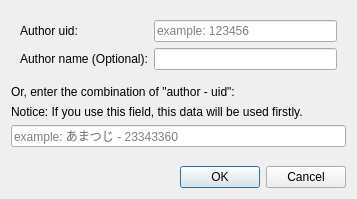
<?xml version="1.0" encoding="UTF-8"?>
<ui version="4.0">
 <class>Dialog</class>
 <widget class="QDialog" name="Dialog">
  <property name="enabled">
   <bool>true</bool>
  </property>
  <property name="geometry">
   <rect>
    <x>0</x>
    <y>0</y>
    <width>357</width>
    <height>199</height>
   </rect>
  </property>
  <property name="sizePolicy">
   <sizepolicy hsizetype="Preferred" vsizetype="Preferred">
    <horstretch>0</horstretch>
    <verstretch>0</verstretch>
   </sizepolicy>
  </property>
  <property name="maximumSize">
   <size>
    <width>357</width>
    <height>199</height>
   </size>
  </property>
  <property name="windowTitle">
   <string>Add an author</string>
  </property>
  <layout class="QVBoxLayout" name="verticalLayout">
   <item>
    <widget class="QWidget" name="" native="true">
     <property name="sizePolicy">
      <sizepolicy hsizetype="Preferred" vsizetype="Fixed">
       <horstretch>0</horstretch>
       <verstretch>0</verstretch>
      </sizepolicy>
     </property>
     <layout class="QFormLayout" name="formLayout">
      <item row="0" column="0">
       <widget class="QLabel" name="label">
        <property name="text">
         <string>Author uid:</string>
        </property>
       </widget>
      </item>
      <item row="0" column="1">
       <widget class="QLineEdit" name="uid">
        <property name="minimumSize">
         <size>
          <width>150</width>
          <height>0</height>
         </size>
        </property>
        <property name="placeholderText">
         <string>example: 123456</string>
        </property>
        <property name="clearButtonEnabled">
         <bool>true</bool>
        </property>
       </widget>
      </item>
      <item row="1" column="0">
       <widget class="QLabel" name="label_2">
        <property name="text">
         <string>Author name (Optional):</string>
        </property>
       </widget>
      </item>
      <item row="1" column="1">
       <widget class="QLineEdit" name="name">
        <property name="minimumSize">
         <size>
          <width>150</width>
          <height>0</height>
         </size>
        </property>
        <property name="clearButtonEnabled">
         <bool>true</bool>
        </property>
       </widget>
      </item>
     </layout>
    </widget>
   </item>
   <item>
    <widget class="QLabel" name="label_3">
     <property name="sizePolicy">
      <sizepolicy hsizetype="Preferred" vsizetype="Fixed">
       <horstretch>0</horstretch>
       <verstretch>0</verstretch>
      </sizepolicy>
     </property>
     <property name="text">
      <string>Or, enter the combination of &quot;author - uid&quot;:</string>
     </property>
    </widget>
   </item>
   <item>
    <layout class="QFormLayout" name="formLayout_2">
     <property name="fieldGrowthPolicy">
      <enum>QFormLayout::FieldGrowthPolicy::AllNonFixedFieldsGrow</enum>
     </property>
     <property name="rowWrapPolicy">
      <enum>QFormLayout::RowWrapPolicy::WrapAllRows</enum>
     </property>
     <property name="labelAlignment">
      <set>Qt::AlignmentFlag::AlignRight|Qt::AlignmentFlag::AlignTrailing|Qt::AlignmentFlag::AlignVCenter</set>
     </property>
     <property name="formAlignment">
      <set>Qt::AlignmentFlag::AlignHCenter|Qt::AlignmentFlag::AlignTop</set>
     </property>
     <item row="0" column="0">
      <widget class="QLabel" name="label_4">
       <property name="text">
        <string>Notice: If you use this field, this data will be used firstly.</string>
       </property>
      </widget>
     </item>
     <item row="0" column="1">
      <widget class="QLineEdit" name="full">
       <property name="placeholderText">
        <string>example: あまつじ - 23343360</string>
       </property>
      </widget>
     </item>
    </layout>
   </item>
   <item>
    <widget class="QDialogButtonBox" name="buttonBox">
     <property name="orientation">
      <enum>Qt::Orientation::Horizontal</enum>
     </property>
     <property name="standardButtons">
      <set>QDialogButtonBox::StandardButton::Cancel|QDialogButtonBox::StandardButton::Ok</set>
     </property>
     <property name="centerButtons">
      <bool>false</bool>
     </property>
    </widget>
   </item>
  </layout>
 </widget>
 <resources/>
 <connections>
  <connection>
   <sender>buttonBox</sender>
   <signal>accepted()</signal>
   <receiver>Dialog</receiver>
   <slot>accept()</slot>
   <hints>
    <hint type="sourcelabel">
     <x>248</x>
     <y>254</y>
    </hint>
    <hint type="destinationlabel">
     <x>157</x>
     <y>274</y>
    </hint>
   </hints>
  </connection>
  <connection>
   <sender>buttonBox</sender>
   <signal>rejected()</signal>
   <receiver>Dialog</receiver>
   <slot>reject()</slot>
   <hints>
    <hint type="sourcelabel">
     <x>316</x>
     <y>260</y>
    </hint>
    <hint type="destinationlabel">
     <x>286</x>
     <y>274</y>
    </hint>
   </hints>
  </connection>
 </connections>
</ui>
